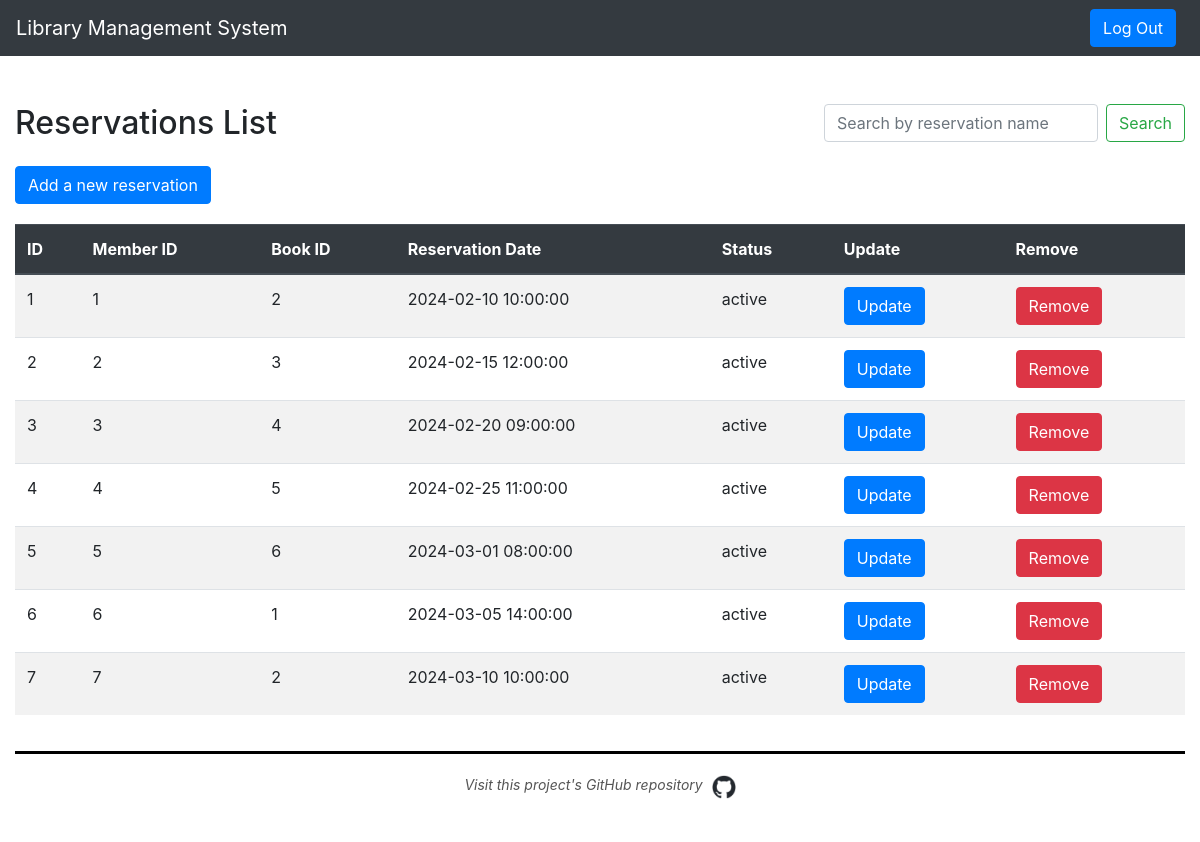
Page /reservations/reservation_search.php (signed in) on the committed database.
### tables this page shows
CREATE TABLE `reservations` (
  `reservation_id` int(11) NOT NULL,
  `member_id` int(11) NOT NULL,
  `book_id` int(11) NOT NULL,
  `reservation_date` datetime NOT NULL,
  `status` enum('active','expired','fulfilled') DEFAULT 'active'
);

### reservations/update_remove_modals.php (the view, shortened to what this page needs)
<?php
$result = $conn->query($sql);
if ($result->num_rows > 0) {
    while($row = $result->fetch_assoc()) {
        echo "<tr>";
        echo "<td>".$row["reservation_id"]."</td>";
        echo "<td>".$row["member_id"]."</td>";
        echo "<td>".$row["book_id"]."</td>";
        echo "<td>".$row["reservation_date"]."</td>";
        echo "<td>".$row["status"]."</td>";
        echo "<td><button type='button' class='btn btn-primary' data-toggle='modal' data-target='#updateReservationModal".$row["reservation_id"]."'>Update</button></td>";
        echo "<td><button type='button' class='btn btn-danger' data-toggle='modal' data-target='#removeReservationModal".$row["reservation_id"]."'>Remove</button></td>";
        echo "</tr>";
    }
} else {
    echo "<tr><td colspan='9'>No reservations found.</td></tr>";
}
?>

### rows in the picture
reservations: reservation_id "1", member "1", book "2", reservation_date "2024-02-10 10:00:00", status "active"
reservations: reservation_id "2", member "2", book "3", reservation_date "2024-02-15 12:00:00", status "active"
reservations: reservation_id "3", member "3", book "4", reservation_date "2024-02-20 09:00:00", status "active"
reservations: reservation_id "4", member "4", book "5", reservation_date "2024-02-25 11:00:00", status "active"
reservations: reservation_id "5", member "5", book "6", reservation_date "2024-03-01 08:00:00", status "active"
reservations: reservation_id "6", member "6", book "1", reservation_date "2024-03-05 14:00:00", status "active"
reservations: reservation_id "7", member "7", book "2", reservation_date "2024-03-10 10:00:00", status "active"
